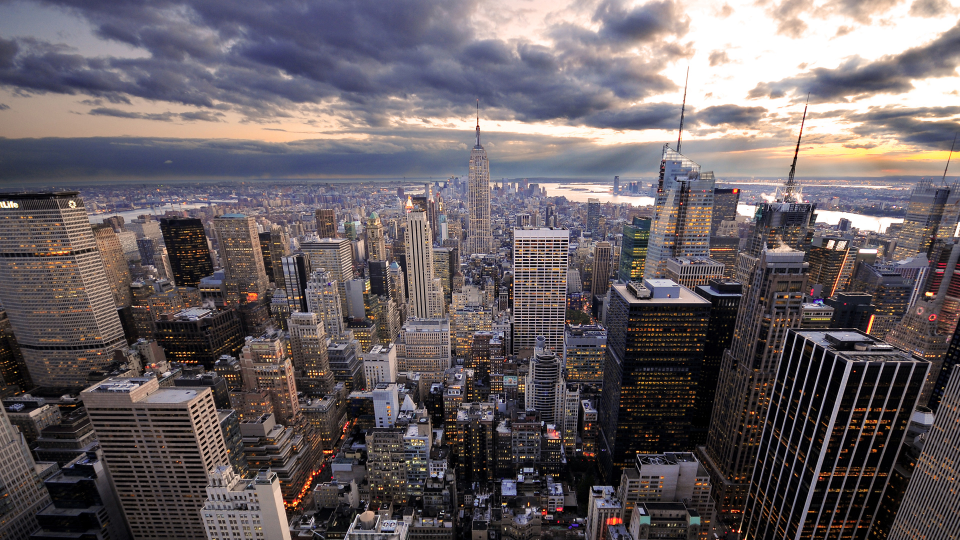
#> input picture hw8/test.jpg, 1920 x 1080 px (shown at 1/2 size)
$ jupyter execute --allow-errors unsupervised_learning_notebook-Copy1.ipynb   (shell and % lines are left out)
#> lines starting #> are read from the running program, lines starting #| are printed output that depends on the picture
[cell 1]
import numpy as np
import pylab as py
import matplotlib.pyplot as plt
import matplotlib.cm as cm
import random
from PIL import Image

[cell 2]
#Getting image - transfoming into array

im = Image.open('test.jpg')
#> im is the input picture: PIL image 1920x1080 RGB; mean R, G, B 104.2, 95.7, 99.5
im_grey = im.convert('L')
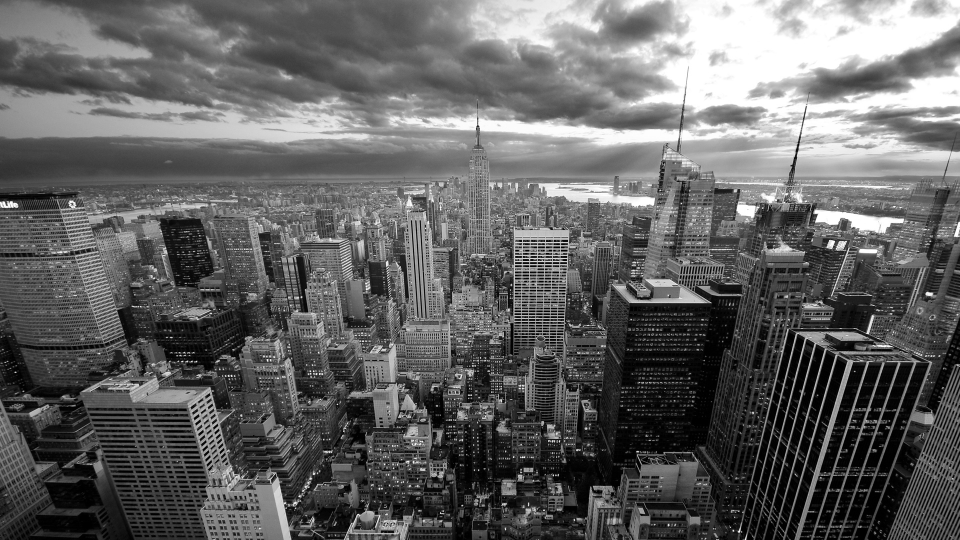
#> im_grey: PIL image 1920x1080 L (shown at 1/2 size); min 0, max 255, mean 98.7
im_array = np.array(im_grey)
#py.imshow(im_array, cmap=cm.Greys_r)
#py.show()
print(im_array.shape)
#| (1080, 1920)

[cell 3]
#Extract 100,000 random patches from the image of size 10x10.
n_samples = 100000

random_img_3d_arr = np.zeros((n_samples,10,10))
for i in range(0,n_samples):
    h_r = random.randint(11,1080)
    w_r = random.randint(11,1920)
    random_img_3d_arr[i,:,:] = im_array[(h_r-10):h_r,(w_r-10):w_r]


#Display at least 10 of them as image patches.
for i in range (0,10):
    py.imshow(random_img_3d_arr[i], cmap=cm.Greys_r)
    py.show()
#> this loop made 10 passes
#> pass 1, `py.show()`:
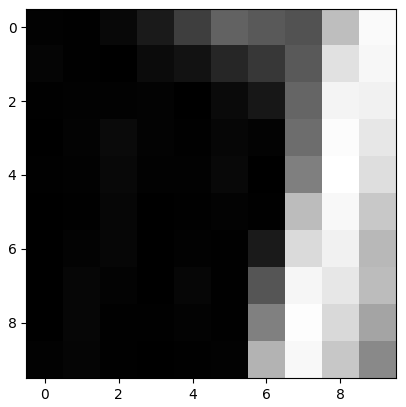
#> figure drawn by matplotlib, 1 panel
#> pass 2, `py.show()`:
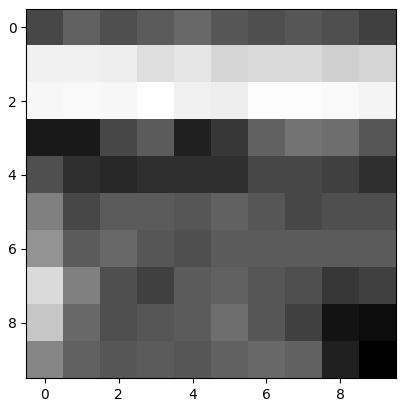
#> figure drawn by matplotlib, 1 panel

[cell 4]
#Create a 100,000 x 100 size vector representing your data.
random_img_2d_arr = np.zeros((n_samples,100))
for i in range(0,n_samples):
    random_img_2d_arr[i,:] = random_img_3d_arr[i,:,:].flat

print(random_img_2d_arr.shape)
#| (100000, 100)

[cell 5]
#Perform PCA on that data.
from sklearn.decomposition import RandomizedPCA

#> (the rest of this cell did not finish here and is left out)

[cell 6]
def plot_gallery(data, shape, interpolation='nearest'):
    for i in range(data.shape[0]):
        py.subplot(1, data.shape[0], (i + 1))
        py.imshow(data[i].reshape(shape), interpolation=interpolation)
        py.xticks(()), py.yticks(())
        py.gray()

[cell 7]
#Print the images that represent the first 10 PCA components.

n = 8

#> (the rest of this cell did not finish here and is left out)

[cell 8]
# digit recognition setup...

from sklearn.datasets import load_digits
digits = load_digits()

X, y = digits.data, digits.target
print("data shape: %r, target shape: %r" % (X.shape, y.shape))
print("classes: %r" % list(np.unique(y)))

n_samples, n_features = X.shape
print("n_samples=%d" % n_samples)
print("n_features=%d" % n_features)

[cell 9]
def plot_gallery(data, labels, shape, interpolation='nearest'):
#> called with data = array of shape (5, 64), shape = (8, 8), interpolation = 'nearest'
    for i in range(data.shape[0]):
        py.subplot(1, data.shape[0], (i + 1))
        py.imshow(data[i].reshape(shape), interpolation=interpolation)
        py.title(labels[i])
        py.xticks(()), py.yticks(())
        py.gray()

subsample = np.random.permutation(X.shape[0])[:5]
images = X[subsample]
labels = ['True class: %d' % l for l in y[subsample]]
plot_gallery(images, labels, shape=(8, 8))
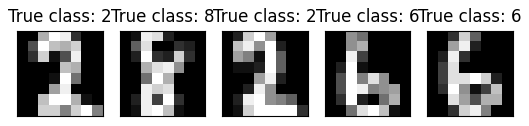
#> figure drawn by matplotlib, 5 panels
